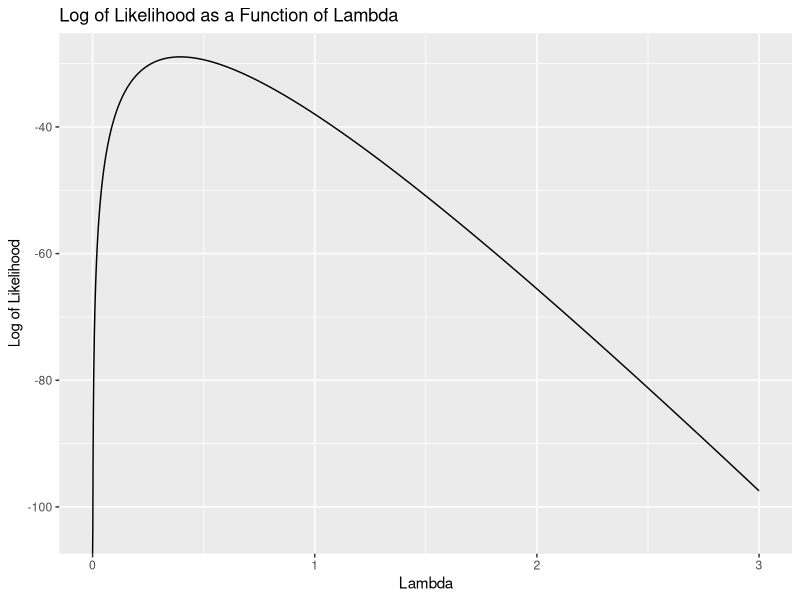
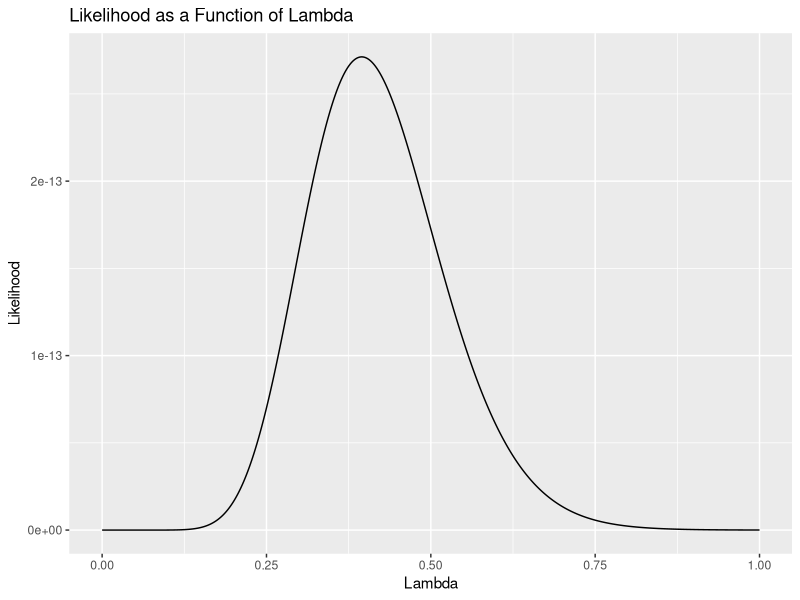

These charts were generated, in order, by the following R code:
## ---- chunk 1
knitr::opts_chunk$set(echo = TRUE)
library(ggplot2)

## ---- chunk 2
alpha <- 2 * (1-pt(1.96, df=9))
alpha
## ---- chunk 3
alpha <- 2 * (1-pt(1.96, df=199))
alpha
## ---- chunk 4
times = c(2.65871285, 8.34273228, 5.09845548, 7.15064545,
          0.39974647, 0.77206050, 5.43415199, 0.36422211,
          3.30789126, 0.07621921, 2.13375997, 0.06577856,
          1.73557740, 0.16524304, 0.27652044)
## ---- chunk 5
# Let's graph the log of likelihood function first
log_likelihood_func <- function(lambda) {
    n<-length(times)
    return(n*log(lambda)-lambda*sum(times))
}
#options(repr.plot.height = 2, repr.plot.width = 8, repr.plot.pointsize = 20)

p = seq(0,3,.001)
qplot(p,log_likelihood_func(p), geom = 'line', 
      main = 'Log of Likelihood as a Function of Lambda', 
      xlab = 'Lambda',  ylab = 'Log of Likelihood')
## ---- chunk 6
optimize(log_likelihood_func, interval=c(0,3), maximum=T)

1/mean(times)

## ---- chunk 7
# Try it again using the likelihood function
likelihood_func <- function(lambda) {
    n<-length(times)
    return(lambda^n * exp(-lambda * sum(times)))
}

#options(repr.plot.height = 10, repr.plot.width = 15, repr.plot.pointsize = 32)
library(ggplot2)

p = seq(0,1,.001)
qplot(p,likelihood_func(p),
      geom = 'line',
      main = 'Likelihood as a Function of Lambda',
      xlab = 'Lambda',
      ylab = 'Likelihood')
## ---- chunk 8
optimize(likelihood_func, interval=c(0,3), maximum=T)

log(optimize(likelihood_func, interval=c(0,3), maximum=T)$objective)

